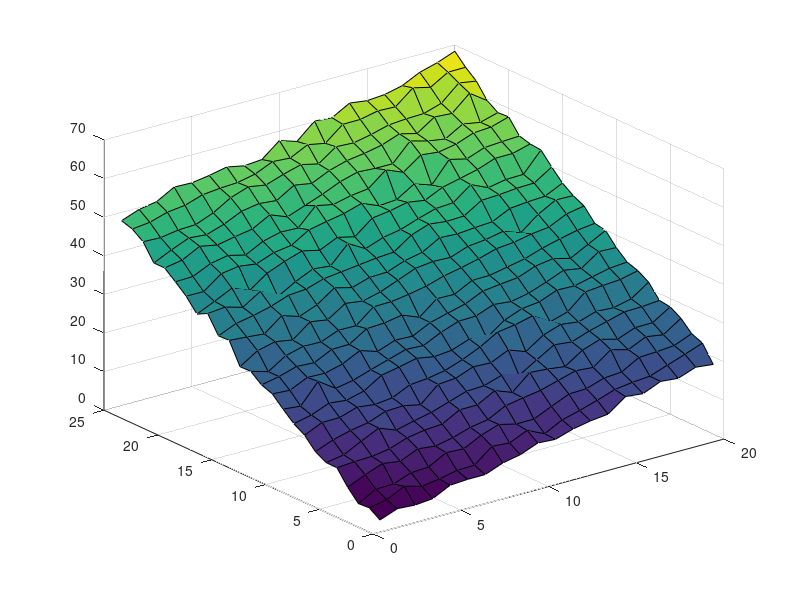

The MATLAB script that drew this image: (Note: this script raises an error after producing the figure.)
% Andy Lee
% 500163559
% CP8307/CPS843 - Intro to Computer Vision
% Assignment 2


% Q1.1 - Least Squares Fitting of a Plane
clear;
fprintf("\n\nRunning Q1.1... \n");
alpha = 1;
beta = 2;
gamma = -3;
[x, y] = meshgrid(1:1:20,1:1:25);
z = alpha.*x + beta.*y + gamma;
z = z+randn(25,20);
surf(x,y,z);
fprintf("\n\nPress any key to continue... [1/7]\n");pause;


% Q1.2
fprintf("\n\nRunning Q1.2... \n");
A = ones(500,3);
A(:,1)=x(:);
A(:,2)=y(:);

z2= z(:);

est = inv(A'*A)*A'*z2;
disp(est)
fprintf("\n\nPress any key to continue... [2/7]\n");pause;


% Q1.3
fprintf("\n\nRunning Q1.3... \n");
orig = [alpha beta gamma]';
disp("Absolute error of alpha, beta, and gamma of ground truth and estimated plane is");
disp(abs(est - orig));
fprintf("\n\nPress any key to continue... [3/7]\n");pause;


% Q2 Part A - RANSAC-based Image Stitching
clear;
fprintf("\n\nRunning Q2 Part Aaaaaa... \n");
imshow(a2_q2("parliament-left.jpg", "parliament-right.jpg"));
fprintf("\n\nPress any key to continue... [4/7]\n");pause;


%  Q2 Part B.1
clear;
fprintf("\n\nRunning Q2 Part B.1... \n");
imshow(a2_q3("Ryerson-right.jpg", "Ryerson-left.jpg"));
fprintf("\n\nPress any key to continue... [5/7]\n");pause;


%  Q2 Part B.1
fprintf("\n\nRunning Q2 Part B.2... \n");
imshow(a2_q3("P9190003.jpg", "P9190004.jpg"));
fprintf("\n\nPress any key to continue...\n");pause;
fprintf("\n\nRunning Q2 Part B.2 with blending... \n");
bonus("P9190003.jpg", "P9190004.jpg");
fprintf("\n\nPress any key to continue... [6/7]\n");pause;


% Bonus 1 and 2
clear;
fprintf("\n\nRunning Bonus 1...\n");
figure('NumberTitle', 'off', 'Name', 'Bonus 1: RAC in Winter and Summer');
imshow(a2_q3("1.jpg", "2.jpg"));
fprintf("\n\nBonus 1 - Stitching RAC entrance during Winter and Summer together.\n");
fprintf("\n\nPress any key to continue... [7/7]\n");pause;


fprintf("\n\nRunning Bonus 2...\n");
figure('NumberTitle', 'off', 'Name', 'Bonus 2: Bonus 1 with Blending Techniques');
bonus("1.jpg","2.jpg");
fprintf("\n\nBonus 2 - Using the stitch from bonus one, apply two blending techniques.\n");
fprintf("First figure uses imageBlend(); blending only the center of the intersecting region.\n");
fprintf("Second figure uses imageBlend2(); blending all rows from left to right of the intersecting region.\n");

